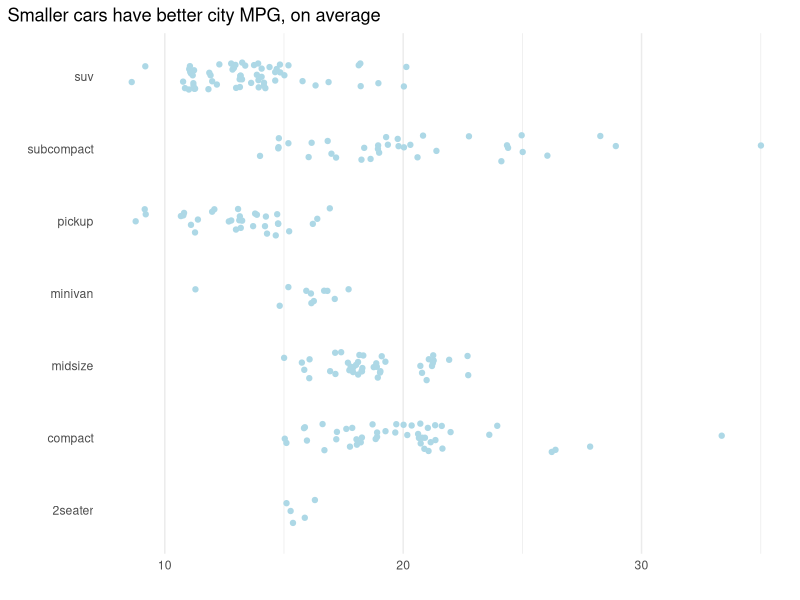

Source code (R):
## ---- chunk 1
knitr::opts_chunk$set(echo = TRUE, message = FALSE)
## ---- chunk 2
library(tidyverse)    # for wrangling and graphing
## ---- chunk 3
mpg %>% 
  ggplot(aes(x = cty, 
             y = class)) +
  geom_jitter(height = .2,
              color = "lightblue") +
  labs(title = "Smaller cars have better city MPG, on average",
       x = "",
       y = "") +
  theme_minimal() +
  theme(plot.title.position = "plot",
        panel.grid.major.y = element_blank())
